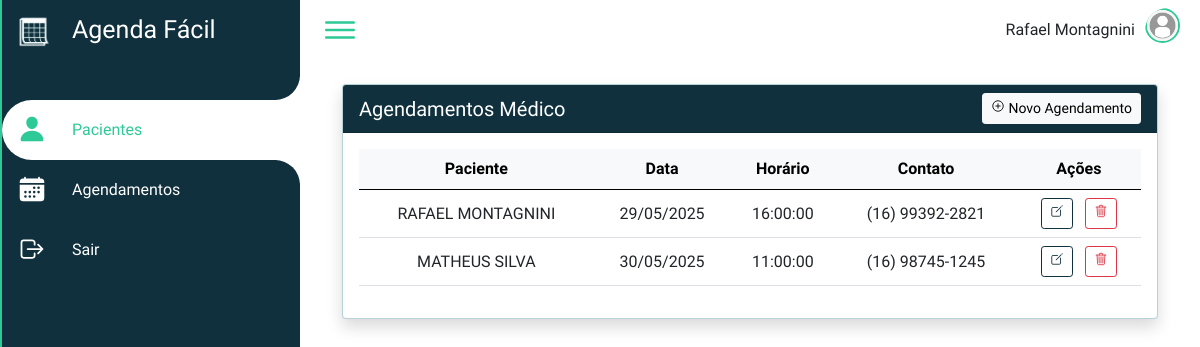
/Admin/Agendamento/agendamento.php (signed in), run on the app's committed database.
### tables this page shows
CREATE TABLE `agendamentos` (
  `id` int(7) NOT NULL,
  `medico_id` int(11) NOT NULL,
  `paciente_id` int(11) NOT NULL,
  `data_consulta` date NOT NULL,
  `hora_consulta` time NOT NULL,
  `observacao` varchar(200) NOT NULL,
  `data_criacao` datetime NOT NULL,
  `data_atualizacao` datetime NOT NULL
);

CREATE TABLE `pacientes` (
  `id` int(5) NOT NULL,
  `nome` varchar(100) NOT NULL,
  `cpf` varchar(15) NOT NULL,
  `email` varchar(50) NOT NULL,
  `celular` varchar(20) NOT NULL,
  `data_nascimento` date NOT NULL,
  `sexo` varchar(15) NOT NULL,
  `medico_id` int(11) NOT NULL,
  `data_criacao` date NOT NULL,
  `data_atualizacao` date NOT NULL
);

### Admin/Agendamento/agendamento.php (the view, shortened to what this page needs)
<?php
include_once '../../conexao.php';
$selectedMenu = 'paciente';
?>
<!DOCTYPE html>
<html lang="pt-br">
<head>
    <link rel="stylesheet" href="../assets/css/styleDashboard.css">
    <link href="https://cdn.jsdelivr.net/npm/bootstrap@5.0.2/dist/css/bootstrap.min.css" rel="stylesheet"
>
</head>
<body>
    <?php include '../../navigation.php'; ?>
    <div class="main">
        <?php include '../../topbar.php'; ?>
        <div class="app_container mt-4">
            <div class="container">
                <div class="card shadow rounded-4">
                    <div style="background-color: #10303d;"
                        class="card-header text-white d-flex justify-content-between align-items-center">
                        <h5 class="mb-0">Agendamentos Médico</h5>
                        <button class="btn btn-light btn-sm" onclick="abrirModalNovo()">
                            <ion-icon name="add-circle-outline"></ion-icon> Novo Agendamento
                        </button>
                    </div>
                    <?php
                    $id_medico = $_SESSION['id'];
                    $query = "SELECT
                            T1.id,
                            T2.nome,
                            T1.data_consulta,
                            T1.hora_consulta,
                            T2.celular
                        FROM
                            agendamentos T1 LEFT JOIN pacientes T2 ON T2.id = T1.paciente_id
                                            LEFT JOIN medicos T3 ON T3.id = T1.medico_id
                        WHERE
                            T1.medico_id = :id_medico
                        ORDER BY
                            T1.data_consulta ASC, T1.hora_consulta ASC
                        ";
                    $agendamento = $conn->prepare($query);
                    $agendamento->bindParam(':id_medico', $id_medico, PDO::PARAM_INT);
                    $agendamento->execute();
                    ?>
                    <div class="card-body table-responsive">
                        <table class="table table-hover align-middle text-center">
                            <thead class="table-light">
                                <tr>
                                    <th>Paciente</th>
                                    <th>Data</th>
                                    <th>Horário</th>
                                    <th>Contato</th>
                                    <th>Ações</th>
                                </tr>
                            </thead>
                            <tbody id="tabela-agendamentos">
                                <?php if ($agendamento->rowCount() > 0): ?>
                                    <?php while ($data = $agendamento->fetch(PDO::FETCH_ASSOC)): ?>
                                        <tr>
                                            <td><?= $data['nome'] ?></td>
                                            <td><?= date('d/m/Y', strtotime($data['data_consulta'])) ?></td>
                                            <td><?= $data['hora_consulta'] ?></td>
                                            <td><?= $data['celular'] ?></td>
                                            <td>
                                                <button class="btn btn-sm btn-outline-primary me-2" onclick="editarAgendamento(
                                                    <?= $data['id'] ?>,
                                                    '<?= $data['nome'] ?>',
                                                    '<?= $data['data_consulta'] ?>',
                                                    '<?= $data['hora_consulta'] ?>',
                                                    '<?= $data['celular'] ?>'
                                                )">
                                                    <ion-icon name="create-outline"></ion-icon>
                                                </button>
                                                <button class="btn btn-sm btn-outline-danger"
                                                    onclick="excluirAgendamento(<?= $data['id'] ?>)">
                                                    <ion-icon name="trash-outline"></ion-icon>
                                                </button>
                                            </td>
                                        </tr>
                                    <?php endwhile; ?>
                                <?php else: ?>
                                    <tr>
                                        <td colspan="5" class="text-center">Nenhum agendamento encontrado.</td>
                                    </tr>
                                <?php endif; ?>
                            </tbody>
                        </table>
                    </div>
                </div>
            </div>
        </div>
    </div>
</body>
</html>

### navigation.php (shortened to what this page needs)
<div class="navigation" >
    <ul >
        <li>
            <a href="#">
                <span class="icon" style="display: flex;justify-content: center;align-items: center;">
                    <img width="45" height="45" src="../../images/faviconagWhite.png" alt="Logo">
                </span>
                <span style="font-family: 'Quicksand', sans-serif;font-size: 25px;" class="titleLogo">Agenda Fácil</span>
            </a>
        </li>
        <li class="<?php echo ($selectedMenu == 'paciente') ? 'hovered' : ''; ?>">
            <a href="../Paciente/paciente.php">
                <span class="icon">
                    <ion-icon name="person"></ion-icon>
                </span>
                <span class="title">Pacientes</span>
            </a>
        </li>
        <li class="<?php echo ($selectedMenu == 'agendamento') ? 'hovered' : ''; ?>">
            <a href="../Agendamento/agendamento.php">
                <span class="icon">
                    <ion-icon name="calendar"></ion-icon>
                </span>
                <span class="title">Agendamentos</span>
            </a>
        </li>
        <li>
            <a href="../../sair.php">
                <span class="icon">
                    <ion-icon name="log-out-outline"></ion-icon>
                </span>
                <form method="get">
                    <span type="submit" name="deslogar" class="title">Sair</span>
                </form>
            </a>
        </li>
    </ul>
</div>

### topbar.php
<div class="topbar">
    <div class="toggle">
        <ion-icon name="menu-outline"></ion-icon>
    </div>
    <div class="user-info d-flex align-items-center ms-auto" style="gap: 10px;">
        <span class="nome-usuario"><?= $_SESSION['nome_usuario']?></span>
        <div class="user">
            <img src="../../images/userLogo.png" alt="" style="width: 35px; height: 35px;">
        </div>
    </div>
</div>

### Admin/assets/css/styleDashboard.css (style rules this page uses)
* { font-family: "Ubuntu", sans-serif; margin: 0; padding: 0; box-sizing: border-box; }
:root { --blue: #2a2185; --white: #fff; --green: #2dc997; --colorBase: #10303d; --gray: #f5f5f5; --black1: #222; --black2: #999; }
body { min-height: 100vh; overflow-x: hidden; }
.container { position: relative; width: 100%; }
.navigation { position: fixed; width: 300px; height: 100%; background: var(--colorBase); border-left: 2px solid var(--green); transition: 0.5s; overflow: hidden; }
.navigation ul { position: absolute; top: 0; left: 0; width: 100%; }
.navigation ul li { position: relative; width: 100%; list-style: none; border-top-left-radius: 30px; border-bottom-left-radius: 30px; }
.navigation ul li:hover, .navigation ul li.hovered { background-color: var(--white); }
.navigation ul li:nth-child(1) { margin-bottom: 40px; pointer-events: none; }
.navigation ul li a { position: relative; display: block; width: 100%; display: flex; text-decoration: none; color: var(--white); }
.navigation ul li:hover a, .navigation ul li.hovered a { color: var(--green); }
.navigation ul li a .icon { position: relative; display: block; min-width: 60px; height: 60px; line-height: 75px; text-align: center; }
.navigation ul li a .icon ion-icon { font-size: 1.75rem; }
.navigation ul li a .title { position: relative; display: block; padding: 0 10px; height: 60px; line-height: 60px; text-align: start; white-space: nowrap; }
ol, ul { padding-left: 0rem!important; }
.titleLogo { position: relative; display: block; padding: 0 10px; height: 60px; line-height: 60px; text-align: start; white-space: nowrap; font-family: unset; font-size: 38px; }
.navigation ul li:hover a::before, .navigation ul li.hovered a::before { content: ""; position: absolute; right: 0; top: -50px; width: 50px; height: 50px; background-color: transparent; border-radius: 50%; box-shadow: 35px 35px 0 10px var(--white); pointer-events: none; }
.navigation ul li:hover a::after, .navigation ul li.hovered a::after { content: ""; position: absolute; right: 0; bottom: -50px; width: 50px; height: 50px; background-color: transparent; border-radius: 50%; box-shadow: 35px -35px 0 10px var(--white); pointer-events: none; }
.main { position: absolute; width: calc(100% - 300px); left: 300px; min-height: 100vh; background: var(--white); transition: 0.5s; }
.topbar { width: 100%; height: 60px; display: flex; justify-content: space-between; align-items: center; padding: 0 10px; }
.toggle { position: relative; width: 60px; height: 60px; display: flex; justify-content: center; align-items: center; font-size: 2.5rem; cursor: pointer; color: var(--green); }
.user { position: relative; width: 45px; height: 45px; border-radius: 50%; overflow: hidden; cursor: pointer; }
.user img { position: absolute; top: 0; left: 0; width: 100%; height: 100%; object-fit: cover; border-radius: 50px; border: 2px solid var(--green); }
.btn-outline-primary { color: var(--colorBase)!important; background-color: white!important; border-color: var(--colorBase)!important; }
.app_container { padding-left: 30px; padding-right: 30px; }
.card-body { color: var(--bluePrimary)!important; }
.card { border: 1px solid #468f9f66!important; box-shadow: 0 7px 25px rgba(0, 0, 0, 0.08); }

### data on the page
agendamentos: paciente.nome "RAFAEL MONTAGNINI", data_consulta "29/05/2025", hora_consulta "16:00:00", paciente.celular "(16) 99392-2821"
agendamentos: paciente.nome "MATHEUS SILVA", data_consulta "30/05/2025", hora_consulta "11:00:00", paciente.celular "(16) 98745-1245"

### other printed values
$_SESSION['nome_usuario'] "Rafael Montagnini"
